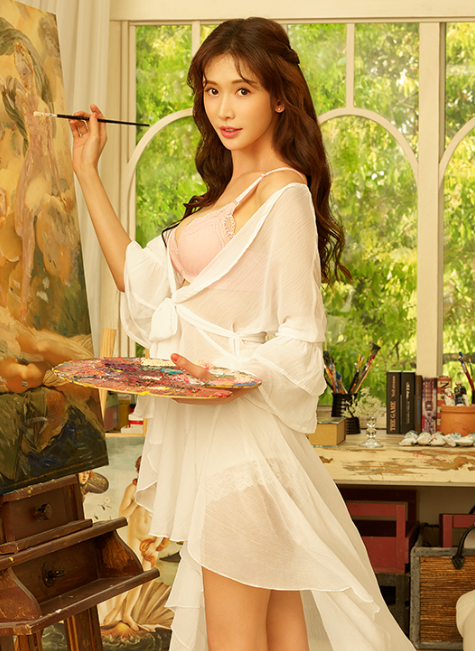
#> input picture homework/data/lena.png, 475 x 651 px
$ jupyter execute Day004_geometric_transform_Ans.ipynb
#> lines starting #> are read from the running program, lines starting #| are printed output that depends on the picture
# 作業

實作本篇提到的三大概念

- 翻轉：實作上下左右的翻轉
- 縮放：比較鄰近差值與雙立方插值 (或雙線性插值) 的圖片品質
- 平移：建立 Translation Transformation Matrix 來做平移

[cell 1]
import cv2
import time
import numpy as np

img_path = 'data/lena.png'
img = cv2.imread(img_path)
#> img is the input picture: shape (651, 475, 3); mean B, G, R 92.8, 151.6, 180.8

## 上下左右翻轉圖片

[cell 2]
# 水平翻轉 (horizontal)
img_hflip = img[:, ::-1, :]
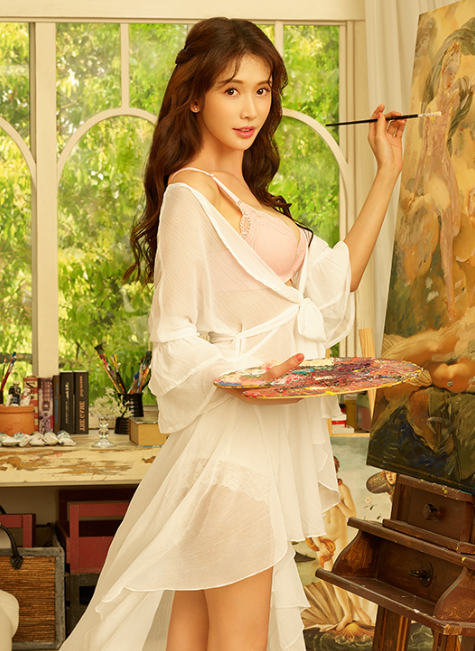
#> img_hflip: shape (651, 475, 3); mean B, G, R 92.8, 151.6, 180.8

# 垂直翻轉 (vertical)
img_vflip = img[::-1, :, :]
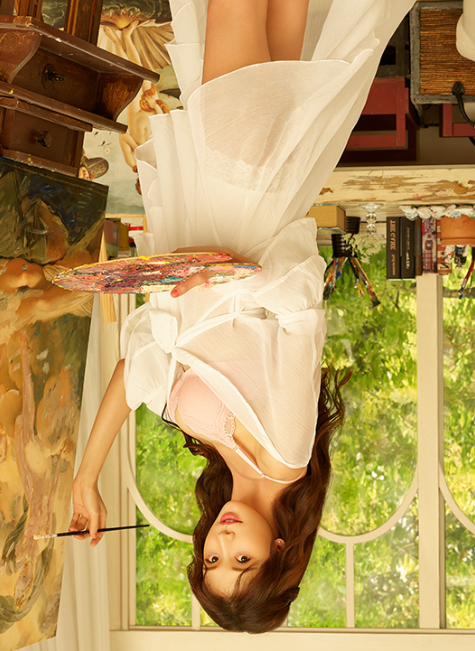
#> img_vflip: shape (651, 475, 3); mean B, G, R 92.8, 151.6, 180.8

# 水平 + 垂直翻轉
img_hvflip = img[::-1, ::-1, :]
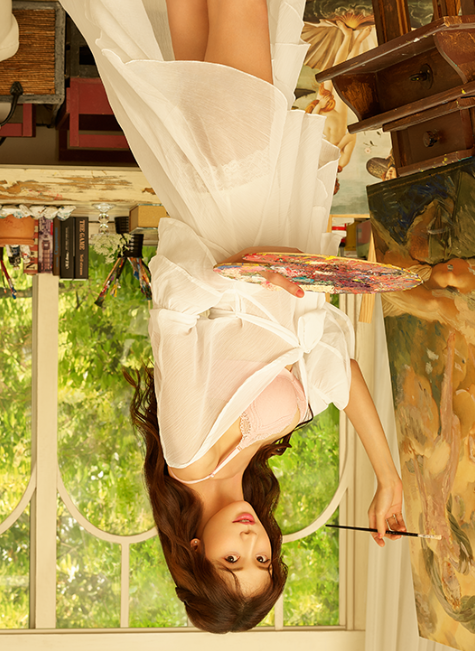
#> img_hvflip: shape (651, 475, 3); mean B, G, R 92.8, 151.6, 180.8

# 組合 + 顯示圖片
hflip = np.hstack((img, img_hflip))
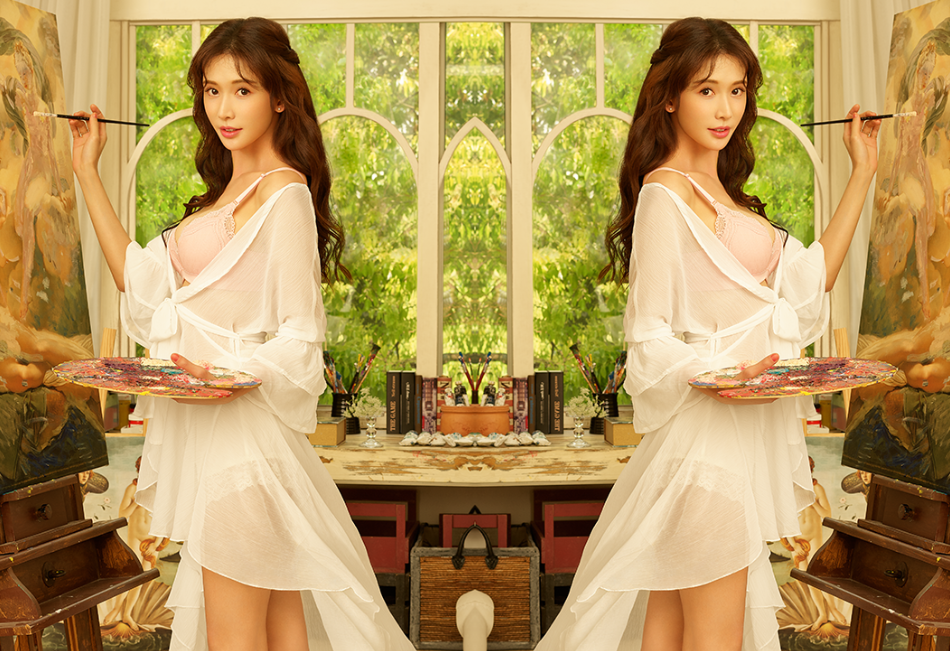
#> hflip: shape (651, 950, 3); mean B, G, R 92.8, 151.6, 180.8
vflip = np.hstack((img_vflip, img_hvflip))
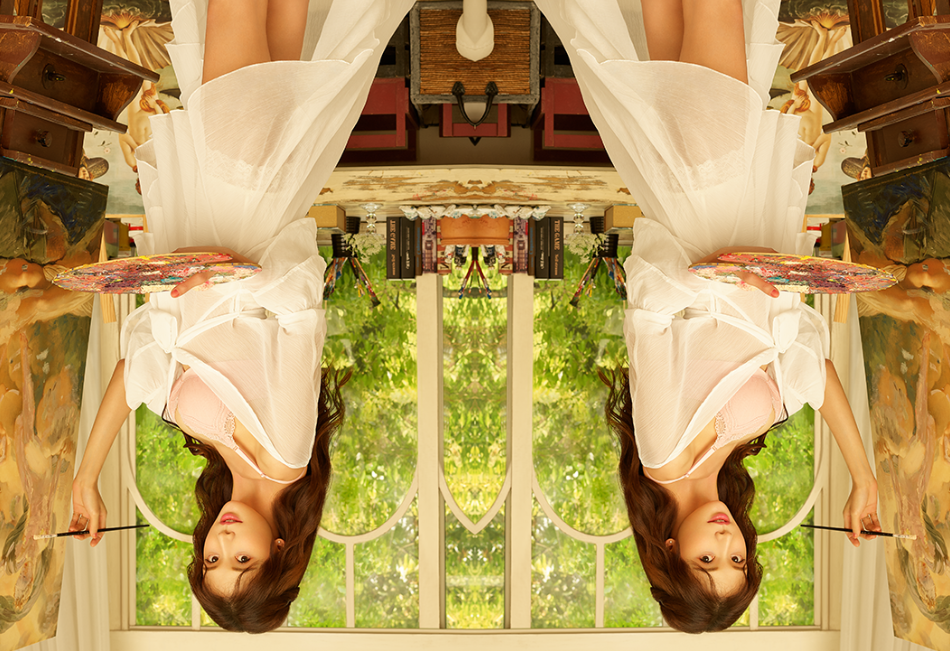
#> vflip: shape (651, 950, 3); mean B, G, R 92.8, 151.6, 180.8
img_flip = np.vstack((hflip, vflip))
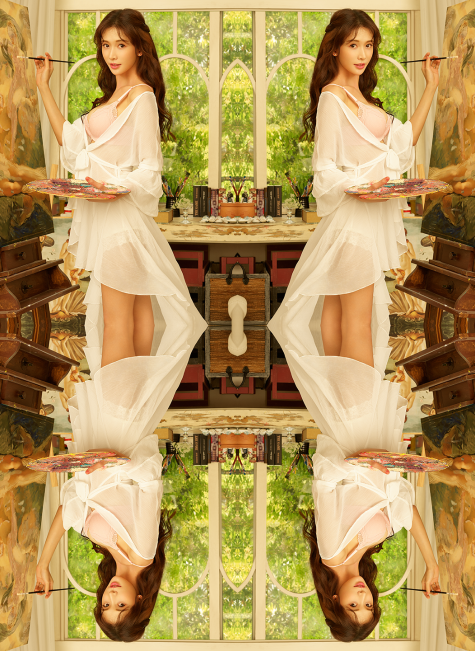
#> img_flip: shape (1302, 950, 3) (shown at 1/2 size); mean B, G, R 92.8, 151.6, 180.8
while True:
    cv2.imshow('flip image', img_flip)
    k = cv2.waitKey(0)
#> (key Esc is pressed here)
    if k == 27:
        cv2.destroyAllWindows()
        break

## 縮放圖片

### 放大

我們先透過縮小圖片去壓縮原有圖片保有的資訊，再放大比較不同方法之間的速度與圖片品質

[cell 3]
# 將圖片縮小成原本的 20%
img_test = cv2.resize(img, None, fx=0.2, fy=0.2)

# 將圖片放大為"小圖片"的 8 倍大 = 原圖的 1.6 倍大
fx, fy = 8, 8

# 鄰近差值 scale + 計算花費時間
start_time = time.time()
img_area_scale = cv2.resize(img_test, None, fx=fx, fy=fy, interpolation=cv2.INTER_NEAREST)
print('INTER_NEAREST zoom cost {}'.format(time.time() - start_time))

# 雙立方差補 scale + 計算花費時間
start_time = time.time()
img_cubic_scale = cv2.resize(img_test, None, fx=fx, fy=fy, interpolation=cv2.INTER_CUBIC)
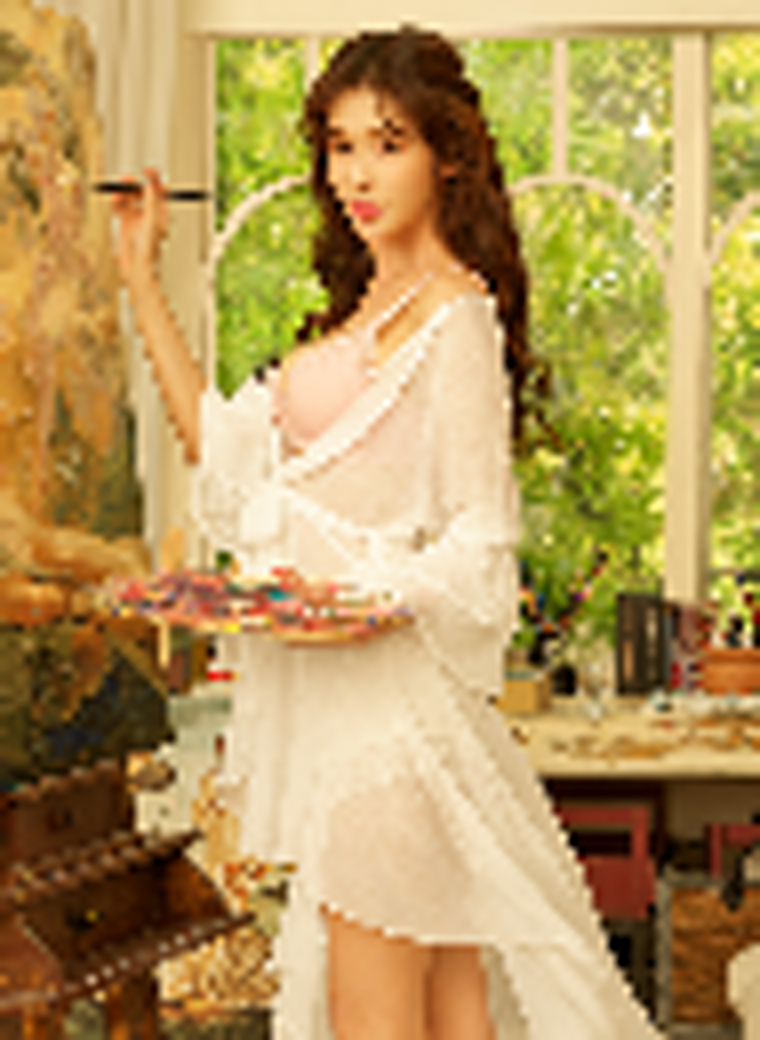
#> img_cubic_scale: shape (1040, 760, 3); mean B, G, R 92.9, 151.6, 180.9
print('INTER_CUBIC zoom cost {}'.format(time.time() - start_time))

# 組合 + 顯示圖片
img_zoom = np.hstack((img_area_scale, img_cubic_scale))
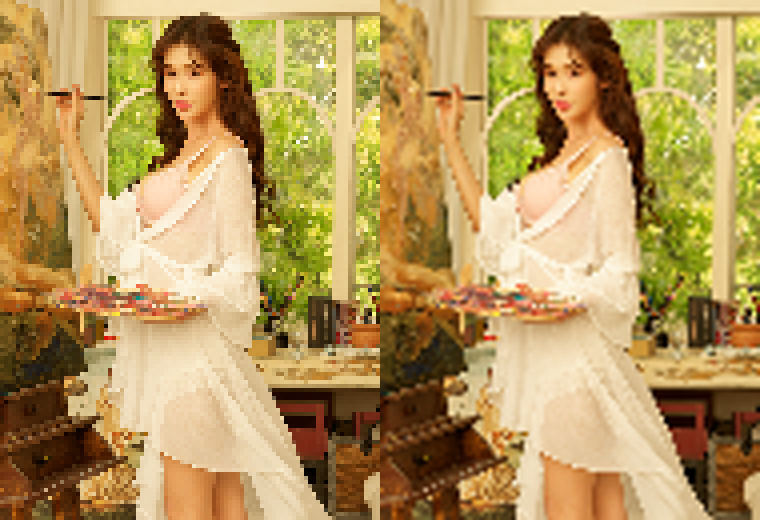
#> img_zoom: shape (1040, 1520, 3) (shown at 1/2 size); mean B, G, R 92.9, 151.6, 180.9
while True:
    cv2.imshow('zoom image', img_zoom)
    k = cv2.waitKey(0)
#> (key Esc is pressed here)
    if k == 27:
        cv2.destroyAllWindows()
        break

## 平移幾何轉換

[cell 4]
# 設定 translation transformation matrix
# x 平移 50 pixel; y 平移 100 pixel
M = np.array([[1, 0, 50],
              [0, 1, 100]], dtype=np.float32)
shift_img = cv2.warpAffine(img, M, (img.shape[1], img.shape[0]))
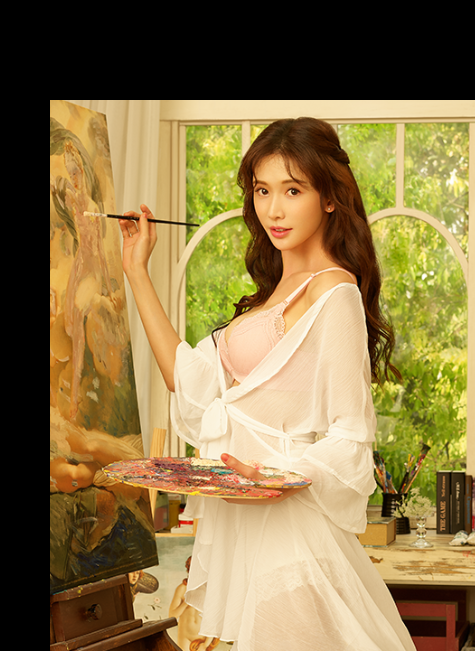
#> shift_img: shape (651, 475, 3); mean B, G, R 73, 118.6, 139.7

# 組合 + 顯示圖片
img_shift = np.hstack((img, shift_img))
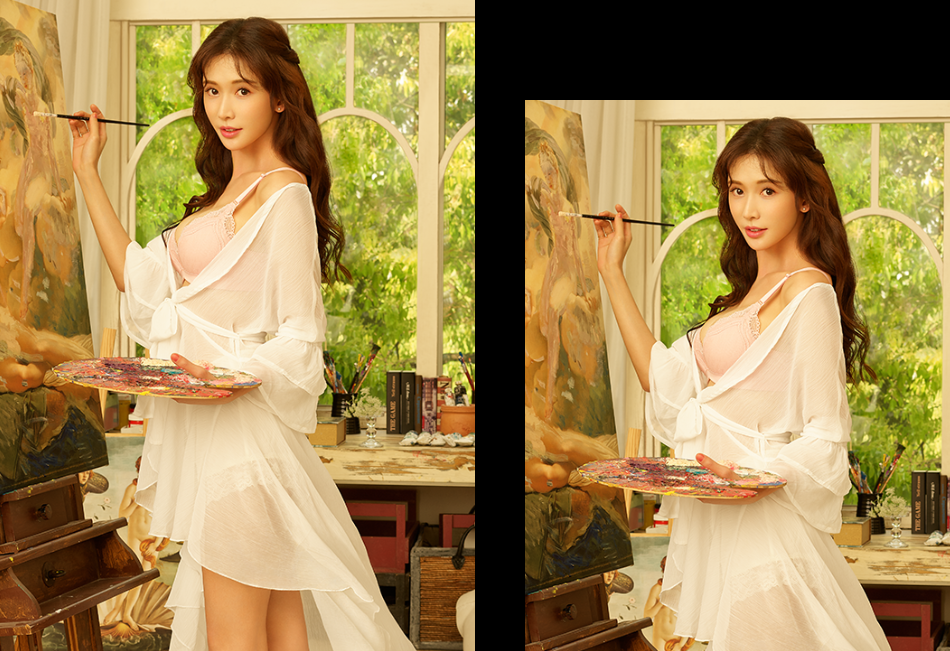
#> img_shift: shape (651, 950, 3); mean B, G, R 82.9, 135.1, 160.3
while True:
    cv2.imshow('shift image', img_shift)
    k = cv2.waitKey(0)
#> (key Esc is pressed here)
    if k == 27:
        cv2.destroyAllWindows()
        break
